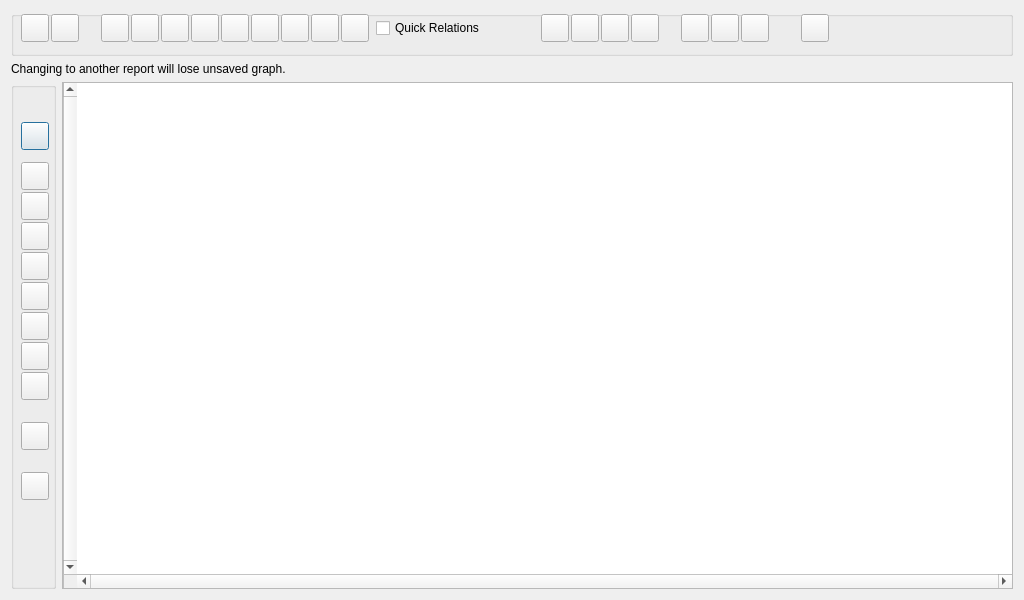
<?xml version="1.0" encoding="UTF-8"?>
<ui version="4.0">
 <class>DialogGraph</class>
 <widget class="QDialog" name="DialogGraph">
  <property name="geometry">
   <rect>
    <x>0</x>
    <y>0</y>
    <width>1024</width>
    <height>600</height>
   </rect>
  </property>
  <property name="windowTitle">
   <string>Graph Visualisation</string>
  </property>
  <layout class="QGridLayout" name="gridLayout">
   <item row="2" column="1">
    <widget class="QGraphicsView" name="graphicsView">
     <property name="layoutDirection">
      <enum>Qt::LayoutDirection::RightToLeft</enum>
     </property>
     <property name="verticalScrollBarPolicy">
      <enum>Qt::ScrollBarPolicy::ScrollBarAlwaysOn</enum>
     </property>
     <property name="horizontalScrollBarPolicy">
      <enum>Qt::ScrollBarPolicy::ScrollBarAlwaysOn</enum>
     </property>
    </widget>
   </item>
   <item row="2" column="0">
    <widget class="QGroupBox" name="groupBox">
     <property name="minimumSize">
      <size>
       <width>45</width>
       <height>0</height>
      </size>
     </property>
     <property name="maximumSize">
      <size>
       <width>45</width>
       <height>16777215</height>
      </size>
     </property>
     <property name="title">
      <string/>
     </property>
     <widget class="QPushButton" name="pushButton_minimap">
      <property name="geometry">
       <rect>
        <x>10</x>
        <y>40</y>
        <width>28</width>
        <height>28</height>
       </rect>
      </property>
      <property name="toolTip">
       <string>Show minimap</string>
      </property>
      <property name="text">
       <string/>
      </property>
     </widget>
     <widget class="QPushButton" name="pushButton_align_vertical">
      <property name="geometry">
       <rect>
        <x>10</x>
        <y>80</y>
        <width>28</width>
        <height>28</height>
       </rect>
      </property>
      <property name="toolTip">
       <string>Align horizontal</string>
      </property>
      <property name="text">
       <string/>
      </property>
     </widget>
     <widget class="QPushButton" name="pushButton_align_horizontal">
      <property name="geometry">
       <rect>
        <x>10</x>
        <y>110</y>
        <width>28</width>
        <height>28</height>
       </rect>
      </property>
      <property name="toolTip">
       <string>Align vertical</string>
      </property>
      <property name="text">
       <string/>
      </property>
     </widget>
     <widget class="QPushButton" name="pushButton_distribute_vertical">
      <property name="geometry">
       <rect>
        <x>10</x>
        <y>170</y>
        <width>28</width>
        <height>28</height>
       </rect>
      </property>
      <property name="toolTip">
       <string>Distribute vertical</string>
      </property>
      <property name="text">
       <string/>
      </property>
     </widget>
     <widget class="QPushButton" name="pushButton_distribute_horizontal">
      <property name="geometry">
       <rect>
        <x>10</x>
        <y>140</y>
        <width>28</width>
        <height>28</height>
       </rect>
      </property>
      <property name="toolTip">
       <string>Distribute horizontal</string>
      </property>
      <property name="text">
       <string/>
      </property>
     </widget>
     <widget class="QPushButton" name="pushButton_compact_graph">
      <property name="geometry">
       <rect>
        <x>10</x>
        <y>200</y>
        <width>28</width>
        <height>28</height>
       </rect>
      </property>
      <property name="toolTip">
       <string>Compact graph</string>
      </property>
      <property name="text">
       <string/>
      </property>
     </widget>
     <widget class="QPushButton" name="pushButton_expand_graph">
      <property name="geometry">
       <rect>
        <x>10</x>
        <y>230</y>
        <width>28</width>
        <height>28</height>
       </rect>
      </property>
      <property name="toolTip">
       <string>Expand graph</string>
      </property>
      <property name="text">
       <string/>
      </property>
     </widget>
     <widget class="QPushButton" name="pushButton_org_graph">
      <property name="geometry">
       <rect>
        <x>10</x>
        <y>260</y>
        <width>28</width>
        <height>28</height>
       </rect>
      </property>
      <property name="toolTip">
       <string>Organize graph</string>
      </property>
      <property name="text">
       <string/>
      </property>
     </widget>
     <widget class="QPushButton" name="pushButton_appearance">
      <property name="geometry">
       <rect>
        <x>10</x>
        <y>290</y>
        <width>28</width>
        <height>28</height>
       </rect>
      </property>
      <property name="toolTip">
       <string>Appearance</string>
      </property>
      <property name="text">
       <string/>
      </property>
     </widget>
     <widget class="QPushButton" name="pushButton_remove_nodes">
      <property name="geometry">
       <rect>
        <x>10</x>
        <y>390</y>
        <width>28</width>
        <height>28</height>
       </rect>
      </property>
      <property name="toolTip">
       <string>Remove nodes</string>
      </property>
      <property name="text">
       <string/>
      </property>
     </widget>
     <widget class="QPushButton" name="pushButton_undo_changes">
      <property name="geometry">
       <rect>
        <x>10</x>
        <y>340</y>
        <width>28</width>
        <height>28</height>
       </rect>
      </property>
      <property name="toolTip">
       <string>Undo changes</string>
      </property>
      <property name="text">
       <string/>
      </property>
     </widget>
    </widget>
   </item>
   <item row="0" column="0" colspan="2">
    <widget class="QGroupBox" name="groupBox_header">
     <property name="minimumSize">
      <size>
       <width>0</width>
       <height>45</height>
      </size>
     </property>
     <property name="maximumSize">
      <size>
       <width>16777215</width>
       <height>45</height>
      </size>
     </property>
     <property name="title">
      <string/>
     </property>
     <widget class="QCheckBox" name="checkBox_quick_relations">
      <property name="geometry">
       <rect>
        <x>365</x>
        <y>3</y>
        <width>150</width>
        <height>28</height>
       </rect>
      </property>
      <property name="toolTip">
       <string>Quick relations</string>
      </property>
      <property name="text">
       <string>Quick Relations</string>
      </property>
     </widget>
     <widget class="QPushButton" name="pushButton_export">
      <property name="geometry">
       <rect>
        <x>530</x>
        <y>3</y>
        <width>28</width>
        <height>28</height>
       </rect>
      </property>
      <property name="toolTip">
       <string>Export image</string>
      </property>
      <property name="text">
       <string/>
      </property>
     </widget>
     <widget class="QLabel" name="label_zoom">
      <property name="geometry">
       <rect>
        <x>41</x>
        <y>3</y>
        <width>28</width>
        <height>28</height>
       </rect>
      </property>
      <property name="toolTip">
       <string>Click on the graph area and press + or W to zoom in. Press - or Q to zoom in or zoom out.</string>
      </property>
      <property name="text">
       <string/>
      </property>
     </widget>
     <widget class="QPushButton" name="pushButton_reveal">
      <property name="geometry">
       <rect>
        <x>330</x>
        <y>3</y>
        <width>28</width>
        <height>28</height>
       </rect>
      </property>
      <property name="toolTip">
       <string>Reveal hidden items</string>
      </property>
      <property name="text">
       <string/>
      </property>
     </widget>
     <widget class="QPushButton" name="pushButton_savegraph">
      <property name="geometry">
       <rect>
        <x>670</x>
        <y>3</y>
        <width>28</width>
        <height>28</height>
       </rect>
      </property>
      <property name="toolTip">
       <string>Save graph</string>
      </property>
      <property name="text">
       <string/>
      </property>
     </widget>
     <widget class="QPushButton" name="pushButton_loadgraph">
      <property name="geometry">
       <rect>
        <x>700</x>
        <y>3</y>
        <width>28</width>
        <height>28</height>
       </rect>
      </property>
      <property name="toolTip">
       <string>Load graph
Right-click for options</string>
      </property>
      <property name="text">
       <string/>
      </property>
     </widget>
     <widget class="QPushButton" name="pushButton_deletegraph">
      <property name="geometry">
       <rect>
        <x>730</x>
        <y>3</y>
        <width>28</width>
        <height>28</height>
       </rect>
      </property>
      <property name="toolTip">
       <string>Delete graph</string>
      </property>
      <property name="text">
       <string/>
      </property>
     </widget>
     <widget class="QPushButton" name="pushButton_freetextitem">
      <property name="geometry">
       <rect>
        <x>90</x>
        <y>3</y>
        <width>28</width>
        <height>28</height>
       </rect>
      </property>
      <property name="toolTip">
       <string>Add free text item</string>
      </property>
      <property name="text">
       <string/>
      </property>
     </widget>
     <widget class="QPushButton" name="pushButton_addcase">
      <property name="geometry">
       <rect>
        <x>120</x>
        <y>3</y>
        <width>28</width>
        <height>28</height>
       </rect>
      </property>
      <property name="toolTip">
       <string>Add case items</string>
      </property>
      <property name="text">
       <string/>
      </property>
     </widget>
     <widget class="QPushButton" name="pushButton_addfile">
      <property name="geometry">
       <rect>
        <x>150</x>
        <y>3</y>
        <width>28</width>
        <height>28</height>
       </rect>
      </property>
      <property name="toolTip">
       <string>Add file items</string>
      </property>
      <property name="text">
       <string/>
      </property>
     </widget>
     <widget class="QPushButton" name="pushButton_addline">
      <property name="geometry">
       <rect>
        <x>180</x>
        <y>3</y>
        <width>28</width>
        <height>28</height>
       </rect>
      </property>
      <property name="toolTip">
       <string>Add relationship line</string>
      </property>
      <property name="text">
       <string/>
      </property>
     </widget>
     <widget class="QPushButton" name="pushButton_selectbranch">
      <property name="geometry">
       <rect>
        <x>10</x>
        <y>3</y>
        <width>28</width>
        <height>28</height>
       </rect>
      </property>
      <property name="toolTip">
       <string>Select code branch</string>
      </property>
      <property name="text">
       <string/>
      </property>
     </widget>
     <widget class="QPushButton" name="pushButton_clear">
      <property name="geometry">
       <rect>
        <x>790</x>
        <y>3</y>
        <width>28</width>
        <height>28</height>
       </rect>
      </property>
      <property name="toolTip">
       <string>Clear</string>
      </property>
      <property name="text">
       <string/>
      </property>
     </widget>
     <widget class="QPushButton" name="pushButton_codes_of_text">
      <property name="geometry">
       <rect>
        <x>210</x>
        <y>3</y>
        <width>28</width>
        <height>28</height>
       </rect>
      </property>
      <property name="toolTip">
       <string>Show coded segments of text files</string>
      </property>
      <property name="text">
       <string/>
      </property>
     </widget>
     <widget class="QPushButton" name="pushButton_memos_of_file">
      <property name="geometry">
       <rect>
        <x>300</x>
        <y>3</y>
        <width>28</width>
        <height>28</height>
       </rect>
      </property>
      <property name="toolTip">
       <string>Show coding memos of coded segments</string>
      </property>
      <property name="text">
       <string/>
      </property>
     </widget>
     <widget class="QPushButton" name="pushButton_codes_of_images">
      <property name="geometry">
       <rect>
        <x>240</x>
        <y>3</y>
        <width>28</width>
        <height>28</height>
       </rect>
      </property>
      <property name="toolTip">
       <string>Show coded areas of image files</string>
      </property>
      <property name="text">
       <string/>
      </property>
     </widget>
     <widget class="QPushButton" name="pushButton_codes_of_av">
      <property name="geometry">
       <rect>
        <x>270</x>
        <y>3</y>
        <width>28</width>
        <height>28</height>
       </rect>
      </property>
      <property name="toolTip">
       <string>Show coded av segments</string>
      </property>
      <property name="text">
       <string/>
      </property>
     </widget>
     <widget class="QPushButton" name="pushButton_export_pdf">
      <property name="geometry">
       <rect>
        <x>560</x>
        <y>3</y>
        <width>28</width>
        <height>28</height>
       </rect>
      </property>
      <property name="toolTip">
       <string>Export Pdf image</string>
      </property>
      <property name="text">
       <string/>
      </property>
     </widget>
     <widget class="QPushButton" name="pushButton_export_drawio">
      <property name="geometry">
       <rect>
        <x>590</x>
        <y>3</y>
        <width>28</width>
        <height>28</height>
       </rect>
      </property>
      <property name="toolTip">
       <string>Export to Draw.io</string>
      </property>
      <property name="text">
       <string/>
      </property>
      <property name="icon">
       <iconset theme="QIcon::ThemeIcon::WeatherClear"/>
      </property>
     </widget>
     <widget class="QPushButton" name="pushButton_graph_models">
      <property name="geometry">
       <rect>
        <x>40</x>
        <y>3</y>
        <width>28</width>
        <height>28</height>
       </rect>
      </property>
      <property name="toolTip">
       <string>Graph models</string>
      </property>
      <property name="text">
       <string/>
      </property>
     </widget>
     <widget class="QPushButton" name="pushButton_export_graph_summary">
      <property name="geometry">
       <rect>
        <x>620</x>
        <y>3</y>
        <width>28</width>
        <height>28</height>
       </rect>
      </property>
      <property name="toolTip">
       <string>Export Graph Summary</string>
      </property>
      <property name="text">
       <string/>
      </property>
      <property name="icon">
       <iconset theme="QIcon::ThemeIcon::WeatherClear"/>
      </property>
     </widget>
    </widget>
   </item>
   <item row="1" column="0" colspan="2">
    <widget class="QLabel" name="label_loaded_graph">
     <property name="text">
      <string>Changing to another report will lose unsaved graph.</string>
     </property>
    </widget>
   </item>
  </layout>
 </widget>
 <tabstops>
  <tabstop>pushButton_selectbranch</tabstop>
  <tabstop>pushButton_freetextitem</tabstop>
  <tabstop>pushButton_addcase</tabstop>
  <tabstop>pushButton_addfile</tabstop>
  <tabstop>pushButton_addline</tabstop>
  <tabstop>pushButton_codes_of_text</tabstop>
  <tabstop>pushButton_codes_of_images</tabstop>
  <tabstop>pushButton_codes_of_av</tabstop>
  <tabstop>pushButton_memos_of_file</tabstop>
  <tabstop>pushButton_reveal</tabstop>
  <tabstop>checkBox_quick_relations</tabstop>
  <tabstop>pushButton_export</tabstop>
  <tabstop>pushButton_clear</tabstop>
  <tabstop>pushButton_savegraph</tabstop>
  <tabstop>pushButton_loadgraph</tabstop>
  <tabstop>pushButton_deletegraph</tabstop>
  <tabstop>graphicsView</tabstop>
 </tabstops>
 <resources/>
 <connections/>
</ui>
